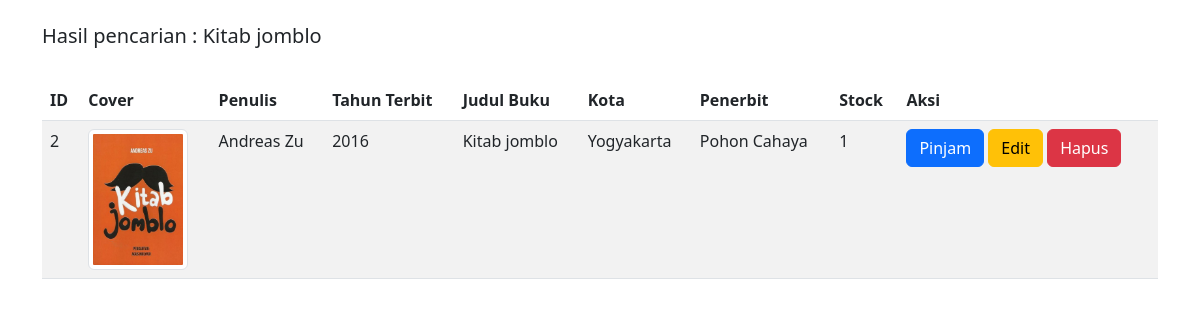
The page /cari_buku.php?cari=Kitab jomblo on the database its author committed.
### tables this page shows
CREATE TABLE `buku` (
  `id_buku` int(11) NOT NULL,
  `penulis` varchar(50) NOT NULL,
  `tahun` year(4) NOT NULL,
  `judul` varchar(255) NOT NULL,
  `kota` varchar(50) NOT NULL,
  `penerbit` varchar(50) NOT NULL,
  `cover` varchar(255) NOT NULL,
  `sinopsi` text NOT NULL,
  `stok` int(3) NOT NULL
);

### cari_buku.php (the view, shortened to what this page needs)
<?php
include 'config.php';
?>
<!DOCTYPE html>
<html lang="en">
<head>
    <link rel="stylesheet" href="assets/bootstrap/css/bootstrap.min.css">
</head>
<body>
<div class="container mx-auto mt-4">
<table class="table table-striped table-hover">
<?php
if(isset($_GET['cari'])){
	$cari = $_GET['cari'];
	echo "<h5>Hasil pencarian : ".$cari."</h5>";
}
?>
<br>
            <thead>
                <tr>
                    <th>ID</th>
                    <th>Cover</th>
                    <th>Penulis</th>
                    <th>Tahun Terbit</th>
                    <th>Judul Buku</th>
                    <th>Kota</th>
                    <th>Penerbit</th>
                    <th>Stock</th>
                    <th>Aksi</th>
                </tr>
            </thead>
    <?php
    if(isset($_GET['cari'])){
        $cari = $_GET['cari'];
        $data = mysqli_query($conn, "SELECT * FROM buku WHERE judul like '%".$cari."%'");
    }
    else{
        $data = mysqli_query($conn, "SELECT * from buku");
    }
while($d = mysqli_fetch_array($data)){
?>
<tr>
    <td><?php echo $d['id_buku']; ?></td>
    <td>
    <img src= "assets/cover/<?php echo $d['cover']; ?>" class= "img-thumbnail" alt=""
        style="width: 100px;">
    </td>
    <td><?php echo $d['penulis']; ?></td>
    <td><?php echo $d['tahun']; ?></td>
    <td><?php echo $d['judul']; ?></td>
    <td><?php echo $d['kota']; ?></td>
    <td><?php echo $d['penerbit']; ?></td>
    <td><?php echo $d['stok'];  ?></td>
    <td><a href="peminjaman.php?id_buku=<?php echo $d['id_buku']; ?>" class="btn btn-primary">Pinjam</a>
    <a href="edit_buku.php?id_buku=<?php echo $d['id_buku']; ?>" class="btn btn-warning">Edit</a>
    <a href="delete.php?id_buku=<?php echo $d['id_buku']; ?>" class="btn btn-danger">Hapus</a>
</td>
</tr>
<?php
}
?>

### rows shown on the page
buku: id_buku "2", cover (picture), penulis "Andreas Zu", tahun "2016", judul "Kitab jomblo", kota "Yogyakarta", penerbit "Pohon Cahaya", stok "1"

### other values the page prints
$cari "Kitab jomblo"
